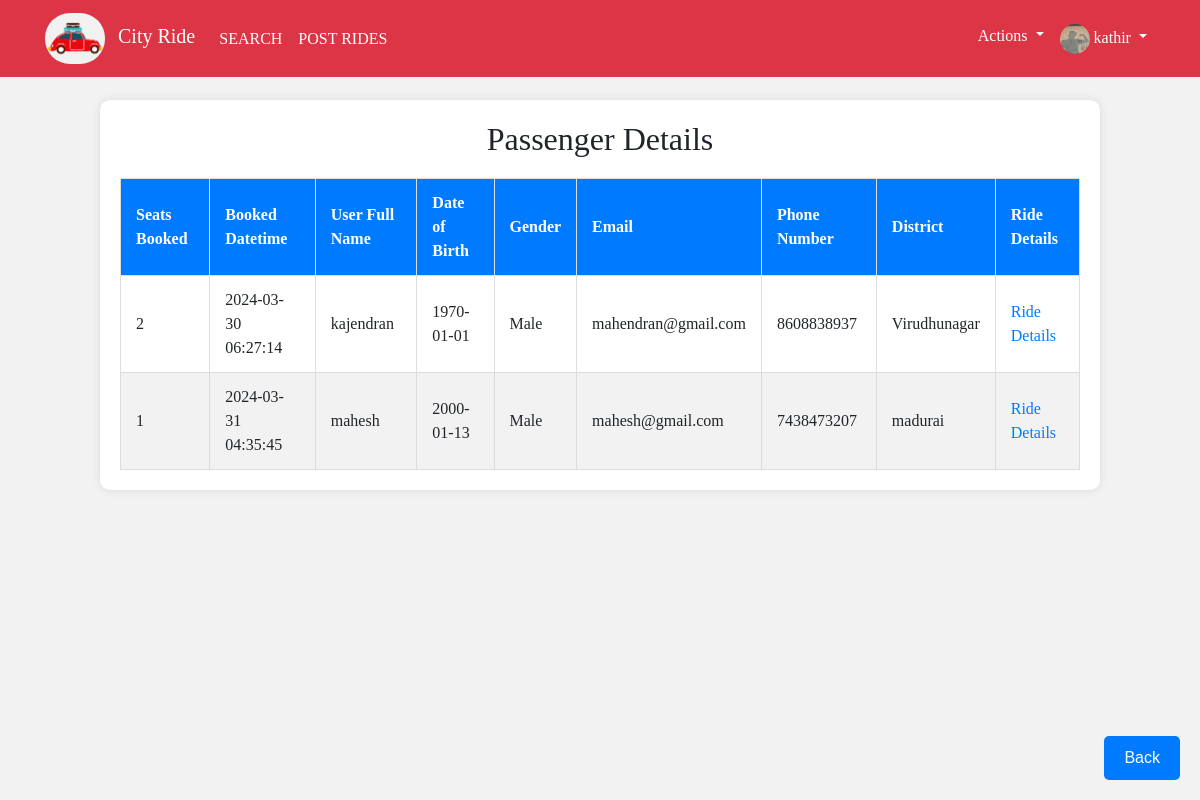
/main/passenger.php (signed in), run on the app's committed database.
### tables this page shows
CREATE TABLE `users` (
  `userID` int(11) NOT NULL,
  `fullName` varchar(255) NOT NULL,
  `dateOfBirth` date DEFAULT NULL,
  `gender` enum('Male','Female','Other') DEFAULT NULL,
  `email` varchar(255) NOT NULL,
  `phoneNumber` varchar(20) NOT NULL,
  `district` varchar(100) DEFAULT NULL,
  `username` varchar(50) NOT NULL,
  `password` varchar(255) NOT NULL,
  `aadharCardImage` mediumblob DEFAULT NULL,
  `drivingLicenseImage` mediumblob DEFAULT NULL,
  `verificationDetails` enum('pending','verified','rejected','not_verified') NOT NULL DEFAULT 'not_verified',
  `newProfilePicture` mediumblob DEFAULT NULL
);

CREATE TABLE `booking` (
  `booking_id` int(11) NOT NULL,
  `user_id` int(11) DEFAULT NULL,
  `post_id` int(11) DEFAULT NULL,
  `seats_booked` int(11) DEFAULT NULL,
  `booked_datetime` datetime DEFAULT NULL
);

### main/passenger.php (the view, shortened to what this page needs)
<?php
include '../includes/header.php';
$servername = "localhost";
$username = "root";
$password = "";
$dbname = "project";
try {
    $conn = new PDO("mysql:host=$servername;dbname=$dbname", $username, $password);
    $conn->setAttribute(PDO::ATTR_ERRMODE, PDO::ERRMODE_EXCEPTION);
    $user_id = $_SESSION['user_id'];
    $stmt = $conn->prepare("SELECT * FROM post_rides WHERE user_id = :user_id");
    $stmt->bindParam(':user_id', $user_id);
    $stmt->execute();
    $ride = $stmt->fetch(PDO::FETCH_ASSOC);
    if ($ride) {
        $stmt = $conn->prepare("SELECT b.seats_booked, b.booked_datetime, u.fullName, u.dateOfBirth, u.gender, u.email, u.phoneNumber, u.district
                                FROM booking b
                                JOIN users u ON b.user_id = u.userID
                                WHERE b.post_id = :post_id");
        $stmt->bindParam(':post_id', $ride['post_id']);
        $stmt->execute();
        $passenger_details = $stmt->fetchAll(PDO::FETCH_ASSOC);
    } else {
        echo "You haven't posted any rides.";
        exit;
    }
} catch(PDOException $e) {
    echo "Connection failed: " . $e->getMessage();
}
?>
<!DOCTYPE html>
<html lang="en">
<head>
</head>
<body>
    <main>
    <h2>Passenger Details</h2>
    <table border="1">
        <thead>
            <tr>
                <th>Seats Booked</th>
                <th>Booked Datetime</th>
                <th>User Full Name</th>
                <th>Date of Birth</th>
                <th>Gender</th>
                <th>Email</th>
                <th>Phone Number</th>
                <th>District</th>
                <th>Ride Details</th>
            </tr>
        </thead>
        <tbody>
            <?php foreach ($passenger_details as $passenger): ?>
            <tr>
                <td><?php echo $passenger['seats_booked']; ?></td>
                <td><?php echo $passenger['booked_datetime']; ?></td>
                <td><?php echo $passenger['fullName']; ?></td>
                <td><?php echo $passenger['dateOfBirth']; ?></td>
                <td><?php echo $passenger['gender']; ?></td>
                <td><?php echo $passenger['email']; ?></td>
                <td><?php echo $passenger['phoneNumber']; ?></td>
                <td><?php echo $passenger['district']; ?></td>
                <td><a href="ride_details.php?post_id=<?php echo $ride['post_id']; ?>">Ride Details</a></td>
            </tr>
            <?php endforeach; ?>
        </tbody>
    </table>
            </main>
    <button class="back-button" onclick="window.history.back()">Back</button>
</body>
</html>

### includes/header.php (shortened to what this page needs)
<!DOCTYPE html>
<html lang="en">
<head>
    <link rel="stylesheet" href="https://maxcdn.bootstrapcdn.com/bootstrap/4.3.1/css/bootstrap.min.css" />
    <link rel="stylesheet" href="https://use.fontawesome.com/releases/v5.8.1/css/all.css"
 />
        <link rel="stylesheet" type="text/css" href="../main/css/app.css" />
</head>
<body>
<nav class="navbar navbar-expand-md bg-danger navbar-dark fixed-top">
        <div class="container">
            <a class="navbar-brand" href="#">
                <img src="../main/img/city.png" class="logo" alt="cityride" width="60px" style="border-radius: 25px;" />
                <span class="site-name ml-2">City Ride</span>
            </a>
            <div class="collapse navbar-collapse justify-content-between" id="menu-nav">
            <ul class="navbar-nav">
                <li class="nav-item">
                    <a class="nav-link text-white text-uppercase" href="index.php">SEARCH</a>
                </li>
                <li class="nav-item">
                    <?php
                    if (isset($_SESSION['user_id'])) {
                        require_once 'db_connection.php';
                        $user_id = $_SESSION['user_id'];
                        $query = "SELECT verificationDetails FROM users WHERE userID = $user_id";
                        $result = mysqli_query($conn, $query);
                        if ($result && mysqli_num_rows($result) > 0) {
                            $row = mysqli_fetch_assoc($result);
                            $verificationDetails = $row['verificationDetails'];
                            if ($verificationDetails == "verified") {
                                ?>
                                <a class="nav-link text-white text-uppercase" href="posthtml.php">POST RIDES</a>
                                <?php
                            } else {
                                ?>
                                <a class="nav-link text-white text-uppercase" href="viewprofile.php" onclick="showVerificationAlert()">POST RIDES</a>
                                <?php
                            }
                        } else {
                            ?>
                            <a class="nav-link text-white text-uppercase" href="viewprofile.php" onclick="showVerificationAlert()">POST RIDES</a>
                            <?php
                        }
                    } else {
                        ?>
                        <a class="nav-link text-white text-uppercase" href="../Login/index.html" onclick="showLoginPrompt()">POST RIDES</a>
                        <?php
                    }
                    ?>
                </li>
            </ul>
                <ul class="navbar-nav">
                    <?php
                    if (isset($_SESSION['user_id'])) {
                        ?>
                        <li class="nav-item dropdown">
                            <a class="nav-link dropdown-toggle text-white" href="#" data-toggle="dropdown">
                                Actions
                            </a>
                        </li>
                        <?php
require_once 'db_connection.php';
if (isset($_SESSION['user_id'])) {
    $user_id = $_SESSION['user_id'];
    $query = "SELECT username FROM users WHERE userID = $user_id";
    $result = mysqli_query($conn, $query);
    if ($result) {
        $row = mysqli_fetch_assoc($result);
        $username = $row['username'];
    } else {
        $username = "Guest";
    }
} else {
    $username = "Guest";
}
$sql = "SELECT * FROM users WHERE userID = ?";
$stmt = mysqli_prepare($conn, $sql);
mysqli_stmt_bind_param($stmt, "i", $user_id);
mysqli_stmt_execute($stmt);
$result = mysqli_stmt_get_result($stmt);
$user = mysqli_fetch_assoc($result);
?>
                        <li class="nav-item dropdown">
    <a class="nav-link dropdown-toggle text-white" href="#" data-toggle="dropdown">
        <i ><?php if (!empty($user['newProfilePicture'])): ?>
                <img src="<?php echo $user['newProfilePicture']; ?>" alt="Profile Picture" height="30px" width="30px" class="uploaded-image";>
            <?php endif; ?></i> <?php echo $username; ?>
    </a>
</li>
                        <?php
                    }
                    ?>
                </ul>
            </div>
        </div>
    </nav>
</body>
</html>

### main/css/app.css (style rules this page uses)
* { box-sizing: border-box; font-family: "Times New Roman", Times, serif; }
body { margin-top: 1px; }
.logo { border-radius: 50px; }
main { margin-top: 78px; position: relative; }

### includes/header.php (style rules this page uses)
.uploaded-image { border-radius: 50%; }

### main/passenger.php (style rules this page uses)
body { font-family: Arial, sans-serif; margin: 0; padding: 0; background-color: #f2f2f2; }
main { top:80px; max-width: 1000px; margin: 20px auto; padding: 20px; background-color: #fff; border-radius: 10px; box-shadow: 0 0 10px rgba(0, 0, 0, 0.1); }
h2 { text-align: center; margin-top: 0; }
table { width: 100%; border-collapse: collapse; margin-top: 20px; }
table th, table td { padding: 12px 15px; border: 1px solid #ddd; text-align: left; }
table th { background-color: #007bff; color: #fff; }
table tbody tr:nth-child(even) { background-color: #f2f2f2; }
.back-button { position: fixed; bottom: 20px; right: 20px; background-color: #007bff; color: #fff; border: none; border-radius: 5px; padding: 10px 20px; font-size: 16px; cursor: pointer; z-index: 9999; transition: background-color 0.3s ease; }

### data on the page
users: newProfilePicture (picture), username "kathir"
booking: seats_booked "2", booked_datetime "2024-03-30 06:27:14", user.fullName "kajendran", user.dateOfBirth "1970-01-01", user.gender "Male", user.email "mahendran@gmail.com", user.phoneNumber "8608838937", user.district "Virudhunagar"
booking: seats_booked "1", booked_datetime "2024-03-31 04:35:45", user.fullName "mahesh", user.dateOfBirth "2000-01-13", user.gender "Male", user.email "mahesh@gmail.com", user.phoneNumber "7438473207", user.district "madurai"
